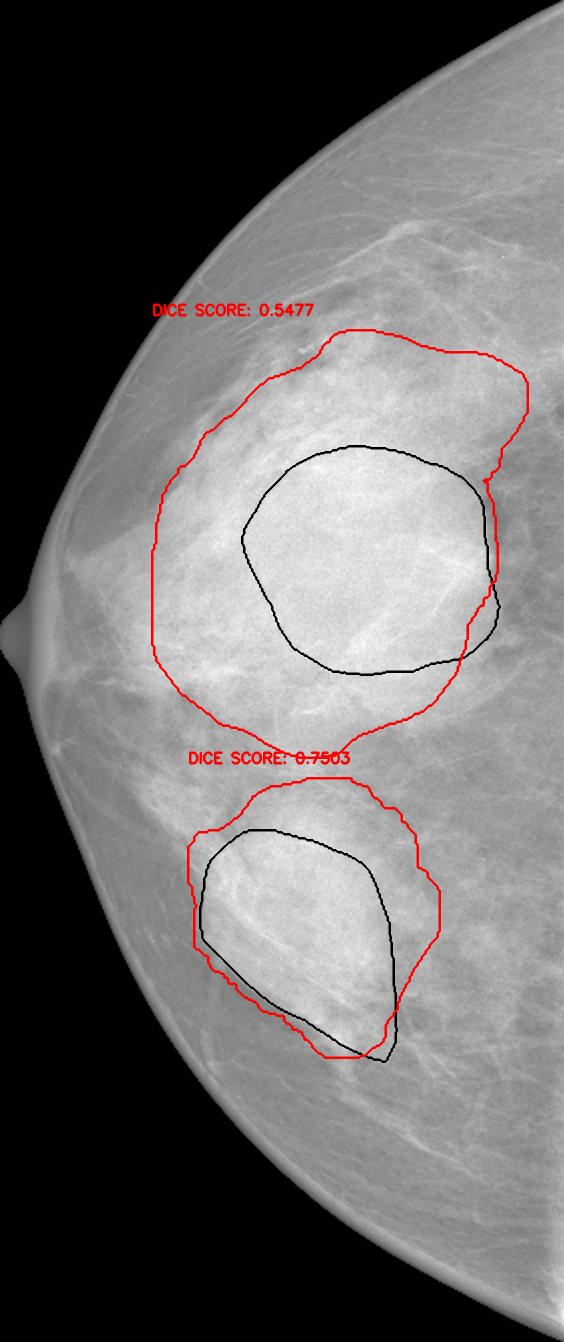
#> input picture report/report_images/visualize_segmentation/22580341_5eae9beae14d26fd_MG_R_CC_ANON_7.tif, 1128 x 2684 px, found by its file name (shown at 1/2 size)
$ jupyter execute --allow-errors 'Feature extraction pipeline.ipynb'   (shell and % lines are left out)   (older library calls are emulated)
#> lines starting #> are read from the running program, lines starting #| are printed output that depends on the picture; after the words box and inside, x2 and y2 are one past the last pixel; in counts of white or black regions, pixels touching at a corner belong together
### helpers/preprocessing.py
import cv2
from loguru import logger
import display
import glob
import os
import time
from tqdm import tqdm, tqdm_notebook
import numpy as np

from display import convert_to_16bit

class Preprocessor:
    def __init__(self):
        self._resized_img           = None
        self._gray_img              = None
        self._thresholding_mask     = None
        self._contour_img           = None
        self._segmented_img         = None
        self._gt_img                = None
        self._rescaled_img          = None
        self._clahe_img             = None
        self.scale_factor           = 4

    def crop_raw(self, image):
        raw_threshold   = self._threshold_mask(image)

        contours, _ = cv2.findContours(raw_threshold.astype(np.uint8), cv2.RETR_EXTERNAL, cv2.CHAIN_APPROX_SIMPLE)
        largest_contour = max(contours, key=cv2.contourArea)
        x, y, w, h = cv2.boundingRect(largest_contour)

        cropped_image = image.copy()[y:y+h, x:x+w]

        # We have to resize as we resized in the pre-processed image. The scale factor removes floating point after the
        # rescaling from the dimensions making the mask and segmentation sizes different.
        # Once rescaled, it will match the sizes
        cropped_image = cv2.resize(cropped_image, None, fx=1/self.scale_factor, fy=1/self.scale_factor, interpolation=cv2.INTER_CUBIC)

        return cropped_image

    # [9 lines left out: function _resize, not called in this run]

    def _to_grayscale(self, images):
        return cv2.cvtColor(images.copy(), cv2.COLOR_BGR2GRAY)

    def _threshold_mask(self, images):
        blur = cv2.GaussianBlur(images.copy(), (5,5), 0)
        return cv2.threshold(blur, 0, 255, cv2.THRESH_BINARY + cv2.THRESH_OTSU)[1]

    # [17 lines left out: function _find_contours_and_segment, not called in this run]

    def _rescale(self, images):
        return cv2.normalize(images.copy(), None, 0, 255, cv2.NORM_MINMAX)

    # [169 lines left out: functions _clahe, _export_processed, _flip_breast, _add_padding, upsample, save_image and 2 more, not called in this run]

### helpers/segmentation.py
import sys
sys.path.append('..\\helpers')

import cv2
import os
import numpy as np
import math

from morphological_sifter import MorphologicalSifter
from preprocessing import Preprocessor

from functools import reduce
from pywt import dwt2
from tqdm import tqdm, tqdm_notebook

# From helpers directory
import display

from sklearn.cluster import KMeans
import warnings

class Segmentation:
    def __init__(self):
        warnings.filterwarnings("ignore", category=FutureWarning)
        self.mms = MorphologicalSifter()
        self.preprocessor = Preprocessor()


    # [213 lines left out: functions slico, mean_shift_filter, eliminate_thin_lines, eliminate, kmeans, pipeline, not called in this run]

### helpers/feature_extractor.py
import numpy as np
import cv2
from skimage.feature import graycomatrix, graycoprops
from skimage.measure import moments, moments_hu
from skimage import feature

class FeatureExtractor:
    def __init__(self):
        pass

    # [147 lines left out: functions extract_texture_features, extract_shape_features, extract_intensity_features, uniform_lbp, lbp_features, not called in this run]


### notebooks/Feature extraction pipeline.ipynb
[cell 1]
import sys
sys.path.append('..\\helpers')

import cv2
import numpy as np
from tqdm import tqdm
import os
import csv
import uuid
import pandas as pd
from sklearn.preprocessing import MinMaxScaler


from preprocessing import Preprocessor
from segmentation import Segmentation
from feature_extractor import FeatureExtractor

fe = FeatureExtractor()
preprocessor = Preprocessor()
#> (the rest of this cell did not finish here and is left out)

The code below takes two input images, ground truth and segmentation scale result. It will show the iou per mass on top of the segmentation image and a bounding box.

The task is to integrate this approach with feature extraction, so the segmentation result will segment the raw image, then the iou of that segmentation will be calculated as below. Then based on the iou, two csv files will be created (tp, fn), each of them contain the extracted features.

### 1. Separating Segmented Masses (IOU calculation)

[cell 2]
def upsample(image):
    height, width = image.shape[:2]
    new_height = int(height * 4)
    new_width = int(width * 4)

    return cv2.resize(image.copy(), (new_width, new_height), interpolation=cv2.INTER_CUBIC)

def binarize(image):
    threshold = 128
    _, binarized_image = cv2.threshold(image, threshold, 255, cv2.THRESH_BINARY)
    return binarized_image

def show_image(labe, image):
    cv2.imshow(labe, cv2.resize(image, (image.shape[1]//3, image.shape[0]//3)))
    cv2.waitKey(0)
    cv2.destroyAllWindows()

def convert_to_8bit(image_16bit):
    if not isinstance(image_16bit, np.ndarray) or image_16bit.dtype != np.uint16:
        raise ValueError("Input must be a 16-bit numpy array")

    # Scale the 16-bit image to the range of 0-255
    image_8bit = (image_16bit / np.max(image_16bit) * 255).astype(np.uint8)

    return image_8bit

# [15 lines of commented-out code are left out]


def normalize_csv_columns(csv_file_directory, output_file_directory):
    # Load the CSV file into a DataFrame without column labels
    df = pd.read_csv(csv_file_directory, header=None)

    # Exclude the last column from normalization
    columns_to_normalize = df.columns[:-1]

    # Normalize each column separately
    scaler = MinMaxScaler()
    df_normalized = pd.DataFrame(scaler.fit_transform(df[columns_to_normalize]), columns=columns_to_normalize)

    # Include the excluded last column in the normalized DataFrame
    df_normalized[df.columns[-1]] = df[df.columns[-1]]

    # Save the normalized DataFrame to a new CSV file
    df_normalized.to_csv(output_file_directory, index=False, header=False)

    print(f"Normalized data saved to {output_file_directory}.")

[cell 3]
# Load binary image
image_gt = cv2.imread('../dataset/processed/groundtruth/22580341_5eae9beae14d26fd_MG_R_CC_ANON.tif', 0)  # Replace with your ground truth image file
image_segmentation = cv2.imread('../dataset/output/segmentation/22580341_5eae9beae14d26fd_MG_R_CC_ANON_7.tif', 0)  # Replace with your segmentation image file
#> image_segmentation: shape (2684, 1128); min 0, max 255, mean 109.4

# upsample gt
#> (the rest of this cell did not finish here and is left out)

### 2. Preprocessing Raw Images (Cropping Only)

This step is to make sure that the raw positive image and the upscaled segmented scale are the same size

[cell 4]
raw = cv2.imread('../dataset/positive_images/20586908_6c613a14b80a8591_MG_R_CC_ANON.tif', cv2.IMREAD_UNCHANGED)
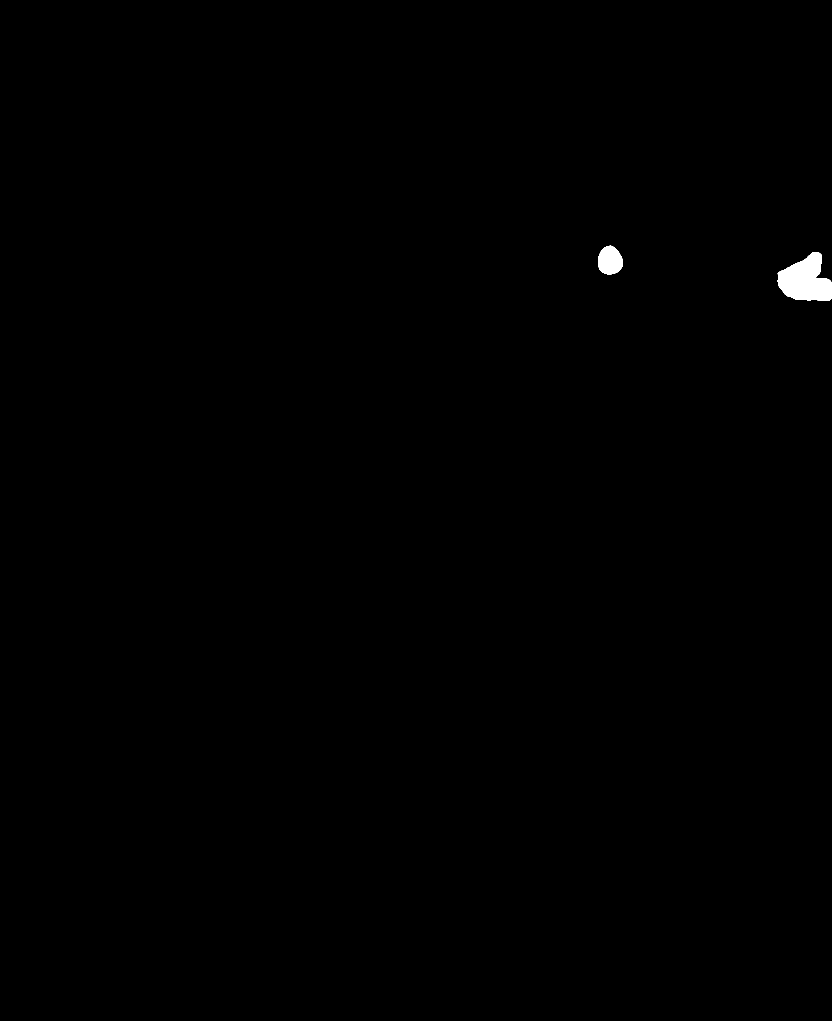
#> input picture demonstration/dataset/ground_truth/20586908_6c613a14b80a8591_MG_R_CC_ANON.tif, 3328 x 4084 px, found by its file name (shown at 1/4 size)
#> raw: shape (4084, 3328); 0.27% white; 2 white regions, box (x1, y1, x2, y2) and area: (3110, 1008, 3328, 1203) 28118, (2392, 983, 2492, 1098) 8807

cropped_raw = preprocessor.crop_raw(raw)
#> in _threshold_mask, `return cv2.threshold(blur, 0, 255, cv2.THRESH_BINARY + cv2.THRESH_OTSU..`: returned value: shape (4084, 3328); 0.27% white; 2 white regions
#> in crop_raw, `contours, _ = cv2.findContours(raw_threshold.astype(np.uint8), cv2.RET..`: contours = 2 contours; box (x1, y1, x2, y2) and area: (3110, 1008, 3328, 1203) 27787, (2392, 983, 2492, 1098) 8656
#> in crop_raw, `largest_contour = max(contours, key=cv2.contourArea)`: largest_contour = contour of 259 points, box (x1, y1, x2, y2) (3110, 1008, 3328, 1203), area 27787
#> in crop_raw, `x, y, w, h = cv2.boundingRect(largest_contour)`: x = 3110; y = 1008; w = 218; h = 195
#> in crop_raw, `cropped_image = image.copy()[y:y+h, x:x+w]`:
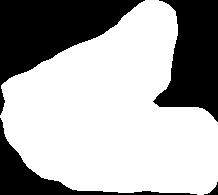
#> cropped_image: shape (195, 218); 66.1% white; 4 black regions, box (x1, y1, x2, y2) and area: (0, 0, 145, 115) 6771, (153, 0, 218, 122) 5166, (0, 118, 197, 195) 2391, (204, 182, 218, 195) 64
#> in crop_raw, `cropped_image = cv2.resize(cropped_image, None, fx=1/self.scale_factor..`:
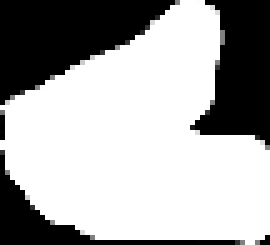
#> cropped_image: shape (49, 54) (shown 5 times larger); min 0, max 255, mean 168.4
upsampled_raw = upsample(cropped_raw)
#> in upsample (call 2), `return cv2.resize(image.copy(), (new_width, new_height), interpolation..`:
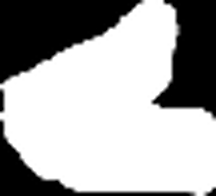
#> returned value: shape (196, 216); min 0, max 255, mean 168.3

print(upsampled_raw.shape, upsampled_raw.dtype)
#| (196, 216) uint8

cv2.imshow('cropped_raw', cv2.resize(upsampled_raw, (upsampled_raw.shape[1]//3, upsampled_raw.shape[0]//3)))
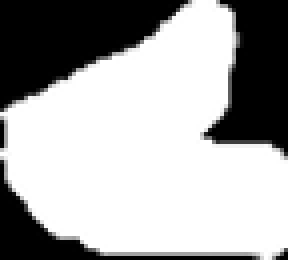
#> window 'cropped_raw': shape (65, 72) (shown 4 times larger); min 0, max 255, mean 168.2
cv2.waitKey(0)
cv2.destroyAllWindows()

The code below preprocess the raw images. Run it only once.

[cell 5]
# positive_images_dir = r"../dataset/images/" ## crop all not only positive images
# cropped_raw_dir = r"../dataset/processed/cropped_raw/"


# if not os.path.isdir(cropped_raw_dir):
#     os.makedirs(cropped_raw_dir)
#     print(f"New directory created '{cropped_raw_dir}'")


# for idx, file_name in tqdm(enumerate(os.listdir(positive_images_dir))):
#     # read raw image
#     input_image = cv2.imread(
#         os.path.join(
#             positive_images_dir,
#             file_name
#         ), cv2.IMREAD_UNCHANGED)

#     # create file dir path
#     file_dir = os.path.join(cropped_raw_dir, file_name)

#     # crop raw image
#     cropped_raw = preprocessor.crop_raw(input_image)

#     # upsample, they were downsampled in the cropping to handle +- dimension approximation
#     upsampled_raw = upsample(cropped_raw)

#     # export
#     cv2.imwrite(file_dir, upsampled_raw.astype(np.uint16))

### 3. Exporting all segmentation scales, last updated

The code below export all scales segmentations. Run it only once.

[cell 6]
# [15 lines of commented-out code are left out]

[cell 7]
# [19 lines of commented-out code are left out]

### 4. Exploring masking raw images with the segmented scale result

[cell 8]
raw_image = cv2.imread('../dataset/processed/cropped_raw/20586908_6c613a14b80a8591_MG_R_CC_ANON.tif', cv2.IMREAD_GRAYSCALE)
binary_mask = cv2.imread('../dataset/output/segmentation/20586908_6c613a14b80a8591_MG_R_CC_ANON_7.tif', cv2.IMREAD_GRAYSCALE)

#> (the rest of this cell did not finish here and is left out)

The code below segment the raw images. Run it only once.

[cell 9]
# [31 lines of commented-out code are left out]

### 5. Now we need to integrate everything togather (mask and segmentation iteration, IOU calculation, feature extraction)

We can try exporting two CSV files (positives and negatives). An IOU threshold to be set to determine which segmentation should be exported to either CSV files.

[cell 10]
# [24 lines of commented-out code are left out]

[cell 11]
## Create a new CSV file

file_id = str(uuid.uuid4())
csv_filename = 'output-'+file_id+'.csv'

print("New csv file created: ", csv_filename)

Extracting features from positive images

[cell 12]
groundtruth_path = r'../dataset/processed/groundtruth'
segmentation_output_dir = r"../dataset/output/segmentation"
cropped_raw_dir = r"../dataset/processed/cropped_raw/"
features_dir = r"../dataset/output/features"

if not os.path.isdir(features_dir):
    os.makedirs(features_dir)
    print(f"New directory created '{features_dir}'")


#> (the rest of this cell did not finish here and is left out)

Extracting features from negative images

[cell 13]
groundtruth_path = r'../dataset/processed/groundtruth'
segmentation_output_dir = r"../dataset/output/segmentation_negatives"
cropped_raw_dir = r"../dataset/processed/cropped_raw/"
features_dir = r"../dataset/output/features"
negative_images_dir = r"../dataset/negative_images"

if not os.path.isdir(features_dir):
    os.makedirs(features_dir)
    print(f"New directory created '{features_dir}'")

#> (the rest of this cell did not finish here and is left out)

[cell 14]
IOU_dataset_vector

[cell 15]
tp = 0
fn = 0
# print(IOU_vector_supervector)
for _, value  in enumerate(IOU_dataset_vector):
    if value > 0.5:
        tp = tp+1
    else:
        fn = fn+1
#> (the rest of this cell did not finish here and is left out)

Normalizing data before splitting (exclude label col)

[cell 16]
file_name = 'output-ff0ae617-648e-435a-82c9-fd3201c970b8.csv'
file_dir = '../dataset/output/features/final_run_2/'
full_file = os.path.join(file_dir, file_name)
full_file_output = os.path.join(file_dir, 'output_normalized.csv')

#> (the rest of this cell did not finish here and is left out)

Separate the single CSV created to two files, positves

[cell 17]
## Update the file name everytime this block is excuted
file_name = 'output_normalized.csv'
file_dir = '../dataset/output/features/final_run_2/'

# Define the file paths
full_file = os.path.join(file_dir, file_name)
positives_file = os.path.join(file_dir, 'positives.csv')
negatives_file = os.path.join(file_dir, 'negatives.csv')

# Create two CSV files: positives.csv and negatives.csv
#> (the rest of this cell did not finish here and is left out)

[cell 18]
# positive_images_dir = r"../dataset/processed/positive_images"
# groundtruth_path = r'../dataset/processed/groundtruth'

# for idx, file_name in tqdm(enumerate(os.listdir(positive_images_dir))):

#     # Read the input image
#     input_image = cv2.imread(
#         os.path.join(
#             positive_images_dir,
#             file_name
#         ), cv2.IMREAD_UNCHANGED)

#     # segment the scales with masses
#     _, _, _, masses = seg.pipeline(input_image)

#     # read the ground truth
#     gt = cv2.imread(os.path.join(groundtruth_path, file_name), cv2.IMREAD_UNCHANGED)

#     # get all contours from all the scales and store in a list, this list is to be reset on every image iteration
#     # this is done by iterating over all of the masses, upsampling them, binarize, and find contours
#     scales_contours_vector = []
#     for index, mass_image in enumerate(masses):
#         # upsample
#         mass_image = upsample(mass_image)

#         # binarize
#         mass_image = binarize(mass_image)

#         # finding contours
#         contours, _ = cv2.findContours(mass_image, cv2.RETR_EXTERNAL, cv2.CHAIN_APPROX_NONE)
#         scales_contours_vector.append(contours)

#         print(mass_image.shape, len(contours))


#     # now upsample and binarize the gt, and get the contours
#     gt = upsample(gt)

#     # binarize just in case
#     gt = binarize(gt)

#     # calculate both vector_gt_mask, contours_gt
#     gt_contours, _ = cv2.findContours(gt, cv2.RETR_EXTERNAL, cv2.CHAIN_APPROX_NONE)
#     print("len: " ,len(gt_contours))

#     # Now we can iterate as first block on every contour in gt_contours, and compute the IOU and sensitivity...
#     # We need to integrate feature extraction and mass segmentation from raw image here to generate feature vector...

#     # code goes here for calculating the iou for each contour in gt for each contour in segmented
#     # inside: code to extract segmented regions from raw images, save them as 16-bit images to prepare for FE
#     # can also save images with masses ids and iou printed


#     # print(len(masses))

#     break

Extracting positive regions separately with dice >= 0.2

[cell 19]
## Create a new CSV file

file_id = str(uuid.uuid4())
csv_filename = 'output-iter3-pos-neg-'+file_id+'.csv'

print("New csv file created: ", csv_filename)

[cell 20]
groundtruth_path = r'../dataset/processed/groundtruth'
segmentation_output_dir = r"../dataset/output/segmentation"
cropped_raw_dir = r"../dataset/processed/cropped_raw/"
features_dir = r"../dataset/output/features"

if not os.path.isdir(features_dir):
    os.makedirs(features_dir)
    print(f"New directory created '{features_dir}'")


#> (the rest of this cell did not finish here and is left out)

[cell 21]
len(DICE_dataset_vector)

[cell 22]
tp = 0
fn = 0

for _, value  in enumerate(DICE_dataset_vector):
    if value >= 0.6:
        tp = tp+1
    else:
        fn = fn+1
#> (the rest of this cell did not finish here and is left out)
